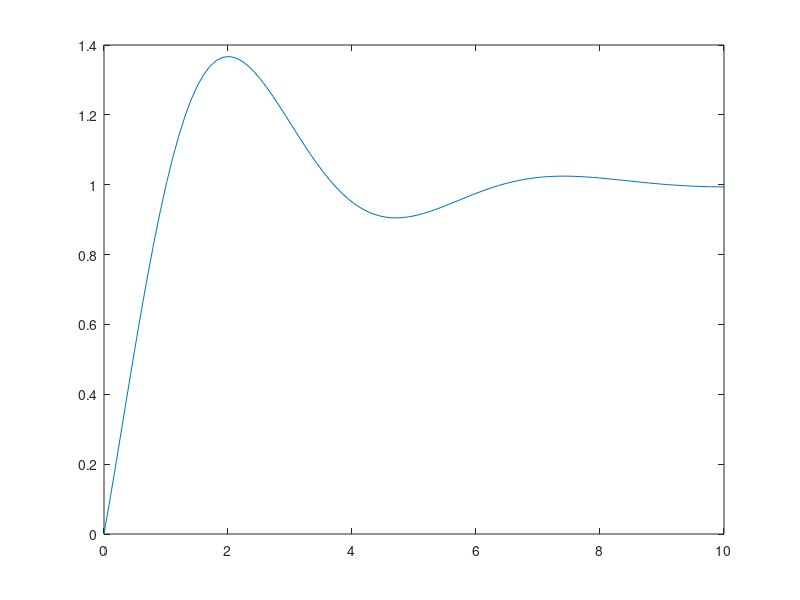

Write the MATLAB code that produced this figure. (Note: this script raises an error after producing the figure.)
%% Definitions
I = 10;
K_p = 16;
K_d = 10;


%% tf Method
% Define transfer function numerator/denominator coefficients
num = [K_d K_p];
den = [I K_d K_p];
sys = tf(num, den);

% create time vector
t = linspace(0, 10, 100);

% apply step input to system
[theta_tf, t] = step(sys, t);

% plot
plot(t, theta_tf)
hold on

%% ode45 Method

% here we have to define theta_r, theta_dot_r explicitly
theta_r = 1;
theta_dot_r = 0;

y0 = [0; 1];

[t, y] = ode45(@(t, y) dydt(t, y, I, K_p, K_d, theta_r, theta_dot_r),...
    [0 10], y0);

% unpack
theta_ode = y(:, 1);
theta_dot_ode = y(:, 2);

plot(t, theta_ode)

function dydt = dydt(t, y, I, K_p, K_d, theta_r, theta_dot_r)
    % unpack y vector
    theta = y(1);
    theta_dot = y(2);
    
    % preallocate derivative vector
    dydt = zeros(2, 1);
    
    % derivative of theta state
    dydt(1) = theta_dot;
    
    % derivative of theta_dot state
    dydt(2) = 1 / I * (- K_p * (theta - theta_r) ...
                       - K_d * (theta_dot - theta_dot_r));
end